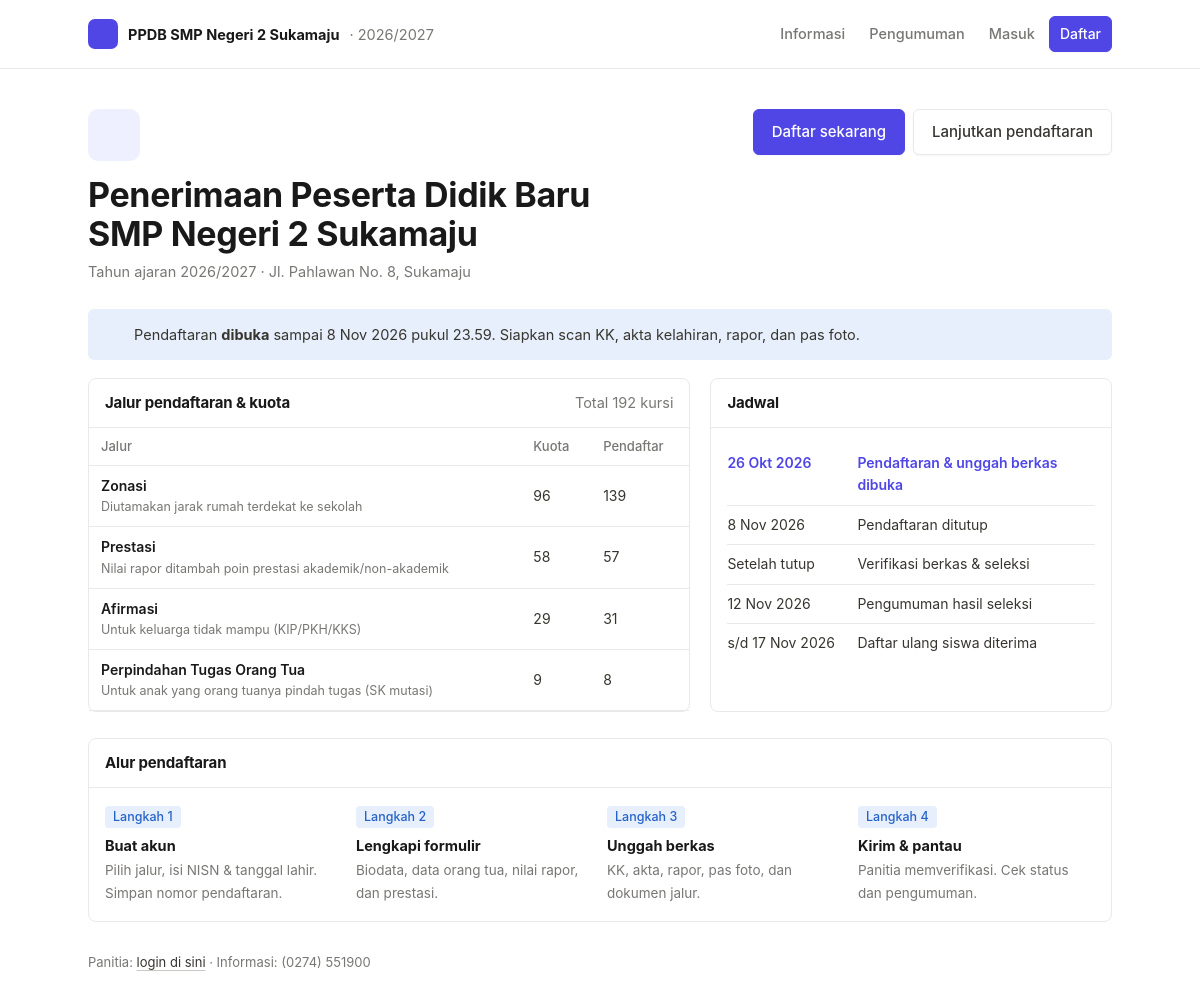
The page / on the database its author committed.
### tables this page shows
CREATE TABLE pengaturan (
  id INT PRIMARY KEY,
  nama_sekolah VARCHAR(120) NOT NULL,
  alamat VARCHAR(255),
  telepon VARCHAR(30),
  tahun_ajaran VARCHAR(20) NOT NULL,
  buka DATETIME NOT NULL,
  tutup DATETIME NOT NULL,
  pengumuman DATETIME NOT NULL,
  daftar_ulang_sampai DATE NOT NULL,
  persen_cadangan TINYINT NOT NULL DEFAULT 10
);

CREATE TABLE jalur (
  id INT AUTO_INCREMENT PRIMARY KEY,
  kode VARCHAR(20) NOT NULL UNIQUE,
  nama VARCHAR(60) NOT NULL,
  kuota SMALLINT NOT NULL,
  keterangan VARCHAR(255)
);

### index.php (called while the page is built, shortened)
<?php
require __DIR__ . '/includes/bootstrap.php';
$routes = [
    'beranda'    => 'pages/daftar/beranda.php',
    'daftar'     => 'pages/daftar/daftar.php',
    'masuk'      => 'pages/daftar/masuk.php',
    'formulir'   => 'pages/daftar/formulir.php',
    'status'     => 'pages/daftar/status.php',
    'kartu'      => 'pages/daftar/kartu.php',
    'pengumuman' => 'pages/daftar/pengumuman.php',
    'keluar'     => 'pages/daftar/keluar.php',
    'berkas'     => 'pages/berkas.php',
    'login'      => 'pages/admin/login.php',
    'logout'     => 'pages/admin/logout.php',
    'dashboard'  => 'pages/admin/dashboard.php',
    'pendaftar'  => 'pages/admin/pendaftar.php',
    'verifikasi' => 'pages/admin/verifikasi.php',
    'seleksi'    => 'pages/admin/seleksi.php',
    'pengaturan' => 'pages/admin/pengaturan.php',
];
$page = $_GET['page'] ?? 'beranda';
require __DIR__ . '/' . $routes[$page];

### pages/daftar/beranda.php (the view, shortened to what this page needs)
<?php
$jalur = q("SELECT j.*, COUNT(p.id) n FROM jalur j LEFT JOIN pendaftar p ON p.jalur_id = j.id AND p.status <> 'draft' GROUP BY j.id ORDER BY j.id")->fetchAll();
$tahap = tahap();
require __DIR__ . '/../../includes/pub_header.php';
?>
<div class="page-title" style="align-items:flex-start">
    <div><div class="icon-big"><?= icon('school', 26) ?></div>
        <h1>Penerimaan Peserta Didik Baru<br><?= e($set['nama_sekolah']) ?></h1>
        <p>Tahun ajaran <?= e($set['tahun_ajaran']) ?> · <?= e($set['alamat']) ?></p></div>
    <div class="page-actions"><?php if ($tahap === 'pendaftaran'): ?><a class="btn btn-primary btn-lg" href="<?= url('daftar') ?>">Daftar sekarang</a><a class="btn btn-lg" href="<?= url('masuk') ?>">Lanjutkan pendaftaran</a><?php else: ?><a class="btn btn-primary btn-lg" href="<?= url('pengumuman') ?>">Cek pengumuman</a><?php endif; ?></div>
</div>
<?php if ($tahap === 'pendaftaran'): ?>
    <div class="callout blue"><?= icon('megaphone', 18) ?><div>Pendaftaran <b>dibuka</b> sampai <?= tgl($set['tutup']) ?> pukul <?= date('H.i', strtotime($set['tutup'])) ?>. Siapkan scan KK, akta kelahiran, rapor, dan pas foto.</div></div>
<?php elseif ($tahap === 'belum'): ?>
    <div class="callout amber"><?= icon('clock', 18) ?><div>Pendaftaran dibuka <?= tgl($set['buka']) ?>.</div></div>
<?php else: ?>
    <div class="callout"><?= icon('clock', 18) ?><div>Pendaftaran sudah ditutup. Pengumuman hasil seleksi: <?= tgl($set['pengumuman']) ?> pukul <?= date('H.i', strtotime($set['pengumuman'])) ?>.</div></div>
<?php endif; ?>
<div class="grid-2">
    <div class="box">
        <div class="box-head"><h2>Jalur pendaftaran & kuota</h2><span class="muted">Total <?= array_sum(array_column($jalur, 'kuota')) ?> kursi</span></div>
        <div class="table-wrap"><table>
            <thead><tr><th>Jalur</th><th>Kuota</th><th>Pendaftar</th></tr></thead>
            <tbody><?php foreach ($jalur as $j): ?><tr><td><strong><?= e($j['nama']) ?></strong><small><?= e($j['keterangan']) ?></small></td><td><?= $j['kuota'] ?></td><td><?= $j['n'] ?></td></tr><?php endforeach; ?></tbody>
        </table></div>
    </div>
    <div class="box">
        <div class="box-head"><h2>Jadwal</h2></div>
        <div class="box-body"><ul class="timeline">
            <li class="<?= $tahap === 'pendaftaran' ? 'now' : '' ?>"><span><?= tgl($set['buka']) ?></span><span>Pendaftaran & unggah berkas dibuka</span></li>
            <li><span><?= tgl($set['tutup']) ?></span><span>Pendaftaran ditutup</span></li>
            <li class="<?= $tahap === 'seleksi' ? 'now' : '' ?>"><span>Setelah tutup</span><span>Verifikasi berkas & seleksi</span></li>
            <li class="<?= $tahap === 'pengumuman' ? 'now' : '' ?>"><span><?= tgl($set['pengumuman']) ?></span><span>Pengumuman hasil seleksi</span></li>
            <li><span>s/d <?= tgl($set['daftar_ulang_sampai']) ?></span><span>Daftar ulang siswa diterima</span></li>
        </ul></div>
    </div>
</div>
<div class="box mt"><div class="box-head"><h2>Alur pendaftaran</h2></div><div class="box-body" style="display:grid;grid-template-columns:repeat(4,1fr);gap:14px">
    <?php foreach ([['1', 'Buat akun', 'Pilih jalur, isi NISN & tanggal lahir. Simpan nomor pendaftaran.'], ['2', 'Lengkapi formulir', 'Biodata, data orang tua, nilai rapor, dan prestasi.'], ['3', 'Unggah berkas', 'KK, akta, rapor, pas foto, dan dokumen jalur.'], ['4', 'Kirim & pantau', 'Panitia memverifikasi. Cek status dan pengumuman.']] as [$n, $h, $d]): ?>
        <div><div class="badge badge-blue" style="margin-bottom:6px">Langkah <?= $n ?></div><strong style="display:block;color:var(--ink-2)"><?= $h ?></strong><span class="muted" style="font-size:13.5px"><?= $d ?></span></div>
    <?php endforeach; ?>
</div></div>
<p class="muted" style="margin-top:30px;font-size:13px">Panitia: <a href="<?= url('login') ?>">login di sini</a> · Informasi: <?= e($set['telepon']) ?></p>
<?php require __DIR__ . '/../../includes/pub_footer.php'; ?>

### includes/pub_header.php (shortened to what this page needs)
<?php $set = setting(); $flash = flash(); ?>
<!DOCTYPE html>
<html lang="id">
<head>
    <link rel="stylesheet" href="assets/css/style.css">
</head>
<body>
<header style="border-bottom:1px solid var(--line)">
    <div class="pub-top">
        <span class="logo"><?= icon('school', 18) ?></span><strong>PPDB <?= e($set['nama_sekolah']) ?></strong><span class="muted">· <?= e($set['tahun_ajaran']) ?></span>
        <nav>
            <a href="<?= url('beranda') ?>">Informasi</a>
            <a href="<?= url('pengumuman') ?>">Pengumuman</a>
            <?php if (pendaftar()): ?><a href="<?= url('status') ?>">Status saya</a><a href="<?= url('keluar') ?>">Keluar</a>
            <?php else: ?><a href="<?= url('masuk') ?>">Masuk</a><a class="btn btn-primary" href="<?= url('daftar') ?>" style="color:#fff">Daftar</a><?php endif; ?>
        </nav>
    </div>
</header>
<main class="page">

### includes/bootstrap.php (shortened to what this page needs)
<?php
function db(): PDO
{
    static $pdo = null;
    if ($pdo === null) {
        $c = require __DIR__ . '/../config/database.php';
        $dsn = "mysql:host={$c['host']};port={$c['port']};dbname={$c['database']};charset=utf8mb4";
        try {
            $pdo = new PDO($dsn, $c['username'], $c['password'], [
                PDO::ATTR_ERRMODE => PDO::ERRMODE_EXCEPTION,
                PDO::ATTR_DEFAULT_FETCH_MODE => PDO::FETCH_ASSOC,
            ]);
        } catch (PDOException $e) {
            die('<h3>Koneksi database gagal.</h3><p>Cek config/database.php dan pastikan database <b>'
                . htmlspecialchars($c['database']) . '</b> sudah di-import.</p>');
        }
    }
    return $pdo;
}
function q(string $sql, array $params = []): PDOStatement
{
    $st = db()->prepare($sql);
    $st->execute($params);
    return $st;
}
function e($v): string
{
    return htmlspecialchars((string) $v, ENT_QUOTES, 'UTF-8');
}
function tgl($date): string
{
    $bulan = ['', 'Jan', 'Feb', 'Mar', 'Apr', 'Mei', 'Jun', 'Jul', 'Agu', 'Sep', 'Okt', 'Nov', 'Des'];
    $t = strtotime($date);
    return date('j', $t) . ' ' . $bulan[(int) date('n', $t)] . ' ' . date('Y', $t);
}
function url(string $page = 'dashboard', array $params = []): string
{
    return 'index.php?' . http_build_query(['page' => $page] + $params);
}
function pendaftar(): ?array
{
    if (empty($_SESSION['pendaftar_id'])) return null;
    return q('SELECT p.*, j.nama jalur FROM pendaftar p JOIN jalur j ON j.id = p.jalur_id WHERE p.id = ?', [$_SESSION['pendaftar_id']])->fetch() ?: null;
}
function setting(): array
{
    static $s = null;
    return $s ??= q('SELECT * FROM pengaturan WHERE id = 1')->fetch() ?: [];
}
function icon(string $name, int $size = 18): string
{
    $p = $paths[$name] ?? '';
    return '<svg class="ic" width="' . $size . '" height="' . $size . '" viewBox="0 0 24 24" fill="none" stroke="currentColor" stroke-width="2" stroke-linecap="round" stroke-linejoin="round">' . $p . '</svg>';
}
function gelombang(): array
{
    return q('SELECT * FROM pengaturan WHERE id = 1')->fetch();
}
function tahap(): string
{
    $g = gelombang();
    $now = date('Y-m-d H:i:s');
    if ($now <= $g['tutup']) return 'pendaftaran';
    return 'pengumuman';
}

### includes/pub_footer.php (shortened to what this page needs)
</main>
</body>
</html>

### assets/css/style.css (style rules this page uses)
:root { --bg: #ffffff; --side: #f7f7f5; --hover: #efefed; --ink: #37352f; --ink-2: #191919; --muted: #787774; --line: #e9e9e7; --accent: #4f46e5; --accent-soft: #eef0ff; --c-gray: #787774; --c-gray-bg: #f1f1ef; --c-amber: #b45309; --c-amber-bg: #fdf3dc; --c-red: #c4362b; --c-red-bg: #fde8e6; --c-blue: #2563c9; --c-blue-bg: #e7effc; --c-green: #2e7d48; --c-green-bg: #e4f3e8; --c-purple: #7e4cc7; --c-purple-bg: #f1eafc; --font: ui-sans-serif, -apple-system, "Segoe UI", Helvetica, Arial, sans-serif; }
* { box-sizing: border-box; }
body { margin: 0; background: var(--bg); color: var(--ink); font: 14.5px/1.6 var(--font); }
a { color: var(--ink); text-decoration-color: #c9c9c6; text-underline-offset: 3px; }
.ic { flex-shrink: 0; vertical-align: middle; }
.muted { color: var(--muted); }
.mt { margin-top: 26px; }
h1, h2, h3 { margin: 0; color: var(--ink-2); font-weight: 700; letter-spacing: -.01em; }
.page { max-width: 1120px; margin: 0 auto; padding: 40px 48px 70px; }
.page-title { display: flex; justify-content: space-between; align-items: flex-end; gap: 14px; margin-bottom: 26px; flex-wrap: wrap; }
.page-title .icon-big { width: 52px; height: 52px; border-radius: 10px; background: var(--accent-soft); color: var(--accent); display: grid; place-items: center; margin-bottom: 14px; }
.page-title h1 { font-size: 34px; line-height: 1.15; }
.page-title p { margin: 6px 0 0; color: var(--muted); }
.page-actions { display: flex; gap: 8px; flex-wrap: wrap; }
.box { border: 1px solid var(--line); border-radius: 8px; background: #fff; }
.box-head { display: flex; justify-content: space-between; align-items: center; gap: 10px; padding: 12px 16px; border-bottom: 1px solid var(--line); flex-wrap: wrap; }
.box-head h2 { font-size: 15px; }
.box-body { padding: 16px; }
.grid-2 { display: grid; grid-template-columns: 1.5fr 1fr; gap: 20px; }
.callout { display: flex; gap: 12px; padding: 14px 16px; border-radius: 6px; background: var(--side); margin-bottom: 18px; }
.callout.blue { background: var(--c-blue-bg); }
.callout .ic { margin-top: 2px; }
.btn { display: inline-flex; align-items: center; gap: 7px; padding: 6px 12px; border-radius: 6px; border: 1px solid var(--line); background: #fff; color: var(--ink); font: inherit; font-weight: 500; font-size: 14px; cursor: pointer; text-decoration: none; white-space: nowrap; box-shadow: 0 1px 2px rgba(15, 15, 15, .04); }
.btn-primary { background: var(--accent); border-color: var(--accent); color: #fff; }
.btn-lg { padding: 10px 18px; font-size: 15px; }
.table-wrap { overflow-x: auto; }
table { width: 100%; border-collapse: collapse; font-size: 14px; }
th { text-align: left; font-weight: 500; color: var(--muted); padding: 8px 12px; border-bottom: 1px solid var(--line); font-size: 13px; white-space: nowrap; }
td { padding: 9px 12px; border-bottom: 1px solid var(--line); vertical-align: middle; }
td strong { display: block; font-weight: 600; color: var(--ink-2); }
td small { color: var(--muted); display: block; font-size: 12.5px; }
.badge { display: inline-block; padding: 1px 8px; border-radius: 4px; font-size: 12.5px; font-weight: 500; white-space: nowrap; }
.badge-blue { background: var(--c-blue-bg); color: var(--c-blue); }
.pub-top { display: flex; align-items: center; gap: 10px; max-width: 1120px; margin: 0 auto; padding: 16px 48px; }
.pub-top .logo { width: 30px; height: 30px; border-radius: 7px; background: var(--accent); color: #fff; display: grid; place-items: center; }
.pub-top strong { color: var(--ink-2); }
.pub-top nav { margin-left: auto; display: flex; gap: 4px; }
.pub-top nav a { padding: 6px 10px; border-radius: 6px; text-decoration: none; color: var(--muted); font-weight: 500; }
.timeline { list-style: none; margin: 0; padding: 0; }
.timeline li { display: grid; grid-template-columns: 120px 1fr; gap: 10px; padding: 8px 0; border-bottom: 1px solid var(--line); font-size: 14px; }
.timeline li:last-child { border-bottom: 0; }
.timeline li.now { color: var(--accent); font-weight: 600; }

### rows shown on the page
pengaturan: nama_sekolah "SMP Negeri 2 Sukamaju", tahun_ajaran "2026/2027", alamat "Jl. Pahlawan No. 8, Sukamaju", tutup "8 Nov 2026", tutup "23.59", buka "26 Okt 2026", pengumuman "12 Nov 2026", daftar_ulang_sampai "17 Nov 2026", telepon "(0274) 551900"
jalur: nama "Zonasi", keterangan "Diutamakan jarak rumah terdekat ke sekolah", kuota "96", n "139"
jalur: nama "Prestasi", keterangan "Nilai rapor ditambah poin prestasi akademik/non-akademik", kuota "58", n "57"
jalur: nama "Afirmasi", keterangan "Untuk keluarga tidak mampu (KIP/PKH/KKS)", kuota "29", n "31"
jalur: nama "Perpindahan Tugas Orang Tua", keterangan "Untuk anak yang orang tuanya pindah tugas (SK mutasi)", kuota "9", n "8"

### other values the page prints
array_sum(array_column($jalur, 'kuota')) "192"
$n "1"
$h "Buat akun"
$d "Pilih jalur, isi NISN & tanggal lahir. Simpan nomor pendaftaran."
$n "2"
$h "Lengkapi formulir"
$d "Biodata, data orang tua, nilai rapor, dan prestasi."
$n "3"
$h "Unggah berkas"
$d "KK, akta, rapor, pas foto, dan dokumen jalur."
$n "4"
$h "Kirim & pantau"
$d "Panitia memverifikasi. Cek status dan pengumuman."
